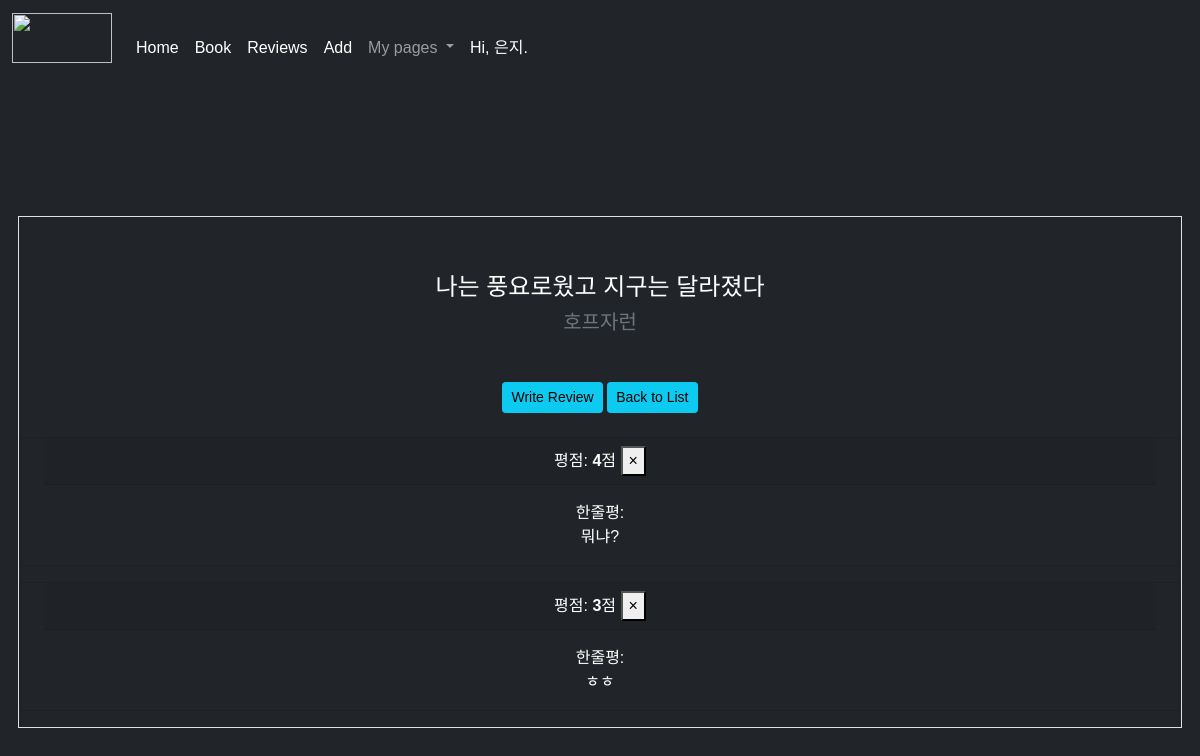
The app's page /books/2/ (signed in) with its own data.
### member/models.py (models this page shows, shortened)
class User(AbstractUser):
    nickname = models.CharField(
        max_length=15,
        unique=True,
        null=True,
        error_messages={'unique': '이미 사용 중인 닉네임 입니다!'},)

class Book(models.Model):
    name = models.CharField(max_length=25, verbose_name='제목')
    writer = models.CharField(max_length=15, verbose_name='저자')
    bookcovers = models.CharField(max_length=500, default=None, null=True)
    created_at = models.DateTimeField(auto_now_add=True)
    updated_at = models.DateTimeField(auto_now=True)

class Review(models.Model):
    point = models.IntegerField(choices=REVIEW_POINT_CHOICES, default=None)
    comment = models.CharField(max_length=500)
    book = models.ForeignKey(Book, on_delete=models.CASCADE)
    author = models.ForeignKey(User, on_delete=models.CASCADE)
    created_at = models.DateTimeField(
        auto_now_add=True)  # 모델이 생성된 시간을 자동으로 필드에 넣어
    updated_at = models.DateTimeField(auto_now=True)

### member/views.py (the view)
# urls.py: path('books/<int:id>/', views.detail, name='book-detail'),
def detail(req, id):
    if id is not None:  # id가 없자나 그런데?
        item = get_object_or_404(Book, pk=id)
        reviews = Review.objects.filter(book=item).all()
        return render(req, 'detail.html', {'item': item, 'reviews': reviews})
    return render(req, 'list.html')

### member/templates/detail.html (shortened to what this page needs)
{% extends 'base.html' %}
{% load static %}
{% block content %}
<div class="container mb-4">
    <div class="row gx-4 gx-lg-5 border mb-3 pd-2 d-flex justify-content-center">
        <div class="col-lg-4 col-md-12 col-sm-12 text-center mt-2 mb-4">
            <div class="mt-5 mb-5">
                <h3 class="h4 mb-2">{{ item.name }}</h3>
                <h4 class="h5 mb-2 text-muted">{{ item.writer }}</h4>
            </div>
            <a href="{% url 'review--create' %}"><button class="btn btn-info btn-sm">Write Review</button></a>
            <a href="http://49.50.172.121:8800/member/list"><button class="btn btn-info btn-sm">Back to List</button></a>
        </div>
        {% for review in reviews %}
            <div class="card bg-dark mb-3">
                <div class="card-header">
                    평점: <b>{{ review.point }}</b>점
                    <a href="{% url 'review-delete' book_id=item.id review_id=review.id %}">
                        <button type="button" class="close" aria-label="Close">
                            <span aria-hidden="true">&times;</span>
                        </button>
                    </a>
                </div>
                <div class="card-body">
                    한줄평: <p class="card-text">{{ review.comment}}</p>
                </div>
            </div>
        {% endfor %}
    </div>
</div>
{% endblock %}

### member/templates/base.html (shortened to what this page needs)
{% load static %}
<!DOCTYPE html>
<html lang="en">
<head>
    <link href="https://cdn.jsdelivr.net/npm/bootstrap@5.1.0/dist/css/bootstrap.min.css" rel="stylesheet">
    <link rel="stylesheet" href="{% static 'style.css' %}">
</head>
    <body class="d- flex text-center text-white bg-dark mg-3" cz-shortcut-listen="true">
<header class="mb-auto">
    <nav class="navbar navbar-expand-lg navbar-dark bg-dark">
        <div class="container-fluid">
            <a href="http://49.50.172.121:8800/"><img id="nav_img" class="mb-4 navbar-brand" src="https://img1.daumcdn.net/thumb/R1280x0/?scode=mtistory2&fname=https%3A%2F%2Fblog.kakaocdn.net%2Fdn%2FuAV4y%2Fbtrd5EvWVRw%2F4ZTGJqhtplydRDG6NRXsjK%2Fimg.png" alt=""></a>
        <div class="collapse navbar-collapse" id="navbarNavDropdown">
            <ul class="navbar-nav">
            <li class="nav-item">
                <a class="nav-link active" aria-current="page" href="http://49.50.172.121:8800/">Home</a>
            </li>
            <li class="nav-item">
                <a class="nav-link active" aria-current="page" href="http://49.50.172.121:8800/member/list">Book</a>
            </li>
            <li class="nav-item">
                <a class="nav-link active" aria-current="page" href="/member/review/list">Reviews</a>
            </li>
            <li class="nav-item">
                <a class="nav-link active" aria-current="page" href="http://49.50.172.121:8800/member/create">Add</a>
            </li>
            <li class="nav-item dropdown">
                <a class="nav-link dropdown-toggle" href="#" id="navbarDropdownMenuLink" role="button" data-bs-toggle="dropdown" aria-expanded="false">
                My pages
                </a>
            </li>
            <li class="nav-item" id="nav_user_col">
                <span  id="nav_user" class="nav-link active">
                    {% if user.is_authenticated %}
                    Hi, {{user.nickname}}.
                {% endif %}
                </span>
            </li>
            </ul>
        </div>
        </div>
    </nav>
</header>
    {% block content%}
    {% endblock %}
    </body>
</html>

### member/static/style.css (style rules this page uses)
:root { --border: #e3e1dc; --max-width: 1100px; --max-content-width: 1000px; --body-background: #212529; --site-header-background: #212529; --navbar: #2f2c28; --site-footer: #bcb9b0; --site-footer-background: #2f2c28; --account-link: #ffcc00; --content-list-contet-date: #bcb9b0; --main-header-background: #fff; --main-header-height: 565px; --main-header-border: #f0efec; --main-header: #fff; --content-list-sub-heading: #d1d0cc; --content-list-pagination-current: #fff; --content-list-pagination-current-bg: #ff0458; --review-detail-date: #bcb9b0; --review-detail-side-padding: 8px; --profile-header-edit: #7b776b; --file-content-border: #d3d1c8; --file-content-background: #212529; }
body { display: flex; justify-content: center; min-height: 100vh; flex-direction: column; margin: 0; word-break: keep-all; }
#nav_img { margin-top: 5px; padding: 0; width: 100px; height: 50px; }
* { font-family: "Spoqa Han Sans Neo", sans-serif; }
:root { --text: #2f2c28; --link: #ffcc00; --button-text: #fff; --button-primary-background: #ff0458; --button-primary-hover-background: #ff045893; --button-warn-background: #f9592c; --button-secondary-background: #bcb9b0; --ic-button-circle: #ffcc00; --input-background: #fff; --input-border: #cccac3; --input-placeholder: #bcb9b0; --input-focus-border: #ffcc00; --input-focus-background: #fffdf3; --input-error: #e6584e; --input-error-border: #e6584e; --chip-border: #e3e1dc; --chip-text: #2f2c28; --chip-green-background: #effaf9; --chip-green-text: #79c9c5; --chip-green-border: #06aea7; --avatar-placeholder: #e3e1dc; --stars: #ffcc00; --dialog-border: #e3e1dc; --dialog-background: #f6f5f3; --dialog-info: #e1811b; --box-border: #e3e1dc; }
body, a, a:hover { color: var(--text); }
a { text-decoration: none; }

### records on screen
User: nickname "은지"
Book: name "나는 풍요로웠고 지구는 달라졌다", writer "호프자런"
Review: point "4", comment "뭐냐?"
Review: point "3", comment "ㅎㅎ"
